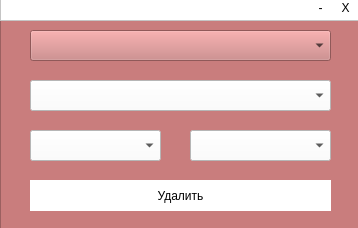
<?xml version="1.0" encoding="UTF-8"?>
<ui version="4.0">
 <class>MainWindow</class>
 <widget class="QMainWindow" name="MainWindow">
  <property name="geometry">
   <rect>
    <x>0</x>
    <y>0</y>
    <width>358</width>
    <height>228</height>
   </rect>
  </property>
  <property name="windowTitle">
   <string>Magic Photo</string>
  </property>
  <property name="layoutDirection">
   <enum>Qt::LeftToRight</enum>
  </property>
  <property name="autoFillBackground">
   <bool>false</bool>
  </property>
  <property name="styleSheet">
   <string notr="true">background-color: rgb(255, 255, 255);</string>
  </property>
  <property name="toolButtonStyle">
   <enum>Qt::ToolButtonIconOnly</enum>
  </property>
  <property name="tabShape">
   <enum>QTabWidget::Triangular</enum>
  </property>
  <widget class="QWidget" name="centralwidget">
   <widget class="QFrame" name="frame">
    <property name="geometry">
     <rect>
      <x>0</x>
      <y>20</y>
      <width>361</width>
      <height>211</height>
     </rect>
    </property>
    <property name="cursor">
     <cursorShape>ArrowCursor</cursorShape>
    </property>
    <property name="layoutDirection">
     <enum>Qt::LeftToRight</enum>
    </property>
    <property name="styleSheet">
     <string notr="true">background-color: rgb(201, 125, 125);</string>
    </property>
    <property name="frameShape">
     <enum>QFrame::StyledPanel</enum>
    </property>
    <property name="frameShadow">
     <enum>QFrame::Raised</enum>
    </property>
    <property name="lineWidth">
     <number>15</number>
    </property>
    <widget class="QComboBox" name="comboBox">
     <property name="geometry">
      <rect>
       <x>30</x>
       <y>10</y>
       <width>301</width>
       <height>31</height>
      </rect>
     </property>
     <property name="palette">
      <palette>
       <active>
        <colorrole role="Button">
         <brush brushstyle="SolidPattern">
          <color alpha="255">
           <red>255</red>
           <green>255</green>
           <blue>255</blue>
          </color>
         </brush>
        </colorrole>
        <colorrole role="Base">
         <brush brushstyle="SolidPattern">
          <color alpha="255">
           <red>255</red>
           <green>255</green>
           <blue>255</blue>
          </color>
         </brush>
        </colorrole>
        <colorrole role="Window">
         <brush brushstyle="SolidPattern">
          <color alpha="255">
           <red>255</red>
           <green>255</green>
           <blue>255</blue>
          </color>
         </brush>
        </colorrole>
       </active>
       <inactive>
        <colorrole role="Button">
         <brush brushstyle="SolidPattern">
          <color alpha="255">
           <red>255</red>
           <green>255</green>
           <blue>255</blue>
          </color>
         </brush>
        </colorrole>
        <colorrole role="Base">
         <brush brushstyle="SolidPattern">
          <color alpha="255">
           <red>255</red>
           <green>255</green>
           <blue>255</blue>
          </color>
         </brush>
        </colorrole>
        <colorrole role="Window">
         <brush brushstyle="SolidPattern">
          <color alpha="255">
           <red>255</red>
           <green>255</green>
           <blue>255</blue>
          </color>
         </brush>
        </colorrole>
       </inactive>
       <disabled>
        <colorrole role="Button">
         <brush brushstyle="SolidPattern">
          <color alpha="255">
           <red>255</red>
           <green>255</green>
           <blue>255</blue>
          </color>
         </brush>
        </colorrole>
        <colorrole role="Base">
         <brush brushstyle="SolidPattern">
          <color alpha="255">
           <red>255</red>
           <green>255</green>
           <blue>255</blue>
          </color>
         </brush>
        </colorrole>
        <colorrole role="Window">
         <brush brushstyle="SolidPattern">
          <color alpha="255">
           <red>255</red>
           <green>255</green>
           <blue>255</blue>
          </color>
         </brush>
        </colorrole>
       </disabled>
      </palette>
     </property>
     <property name="styleSheet">
      <string notr="true">QComboBox {
	background-color: rgb(255, 255, 255);
}
QComboBox::drop-arrrow
{
border : 2px solid green;
content: &quot;&gt;&quot;
}</string>
     </property>
    </widget>
    <widget class="QComboBox" name="comboBox_2">
     <property name="geometry">
      <rect>
       <x>30</x>
       <y>60</y>
       <width>301</width>
       <height>31</height>
      </rect>
     </property>
     <property name="styleSheet">
      <string notr="true">QComboBox {
	background-color: rgb(255, 255, 255);
}
QComboBox::drop-arrrow
{
border : 2px solid green;
}</string>
     </property>
    </widget>
    <widget class="QComboBox" name="comboBox_3">
     <property name="geometry">
      <rect>
       <x>30</x>
       <y>110</y>
       <width>131</width>
       <height>31</height>
      </rect>
     </property>
     <property name="styleSheet">
      <string notr="true">QComboBox {
	background-color: rgb(255, 255, 255);
}
QComboBox::drop-arrrow
{
border : 2px solid green;
}</string>
     </property>
    </widget>
    <widget class="QPushButton" name="pushButton_5">
     <property name="geometry">
      <rect>
       <x>30</x>
       <y>160</y>
       <width>301</width>
       <height>31</height>
      </rect>
     </property>
     <property name="styleSheet">
      <string notr="true">background-color: rgb(255, 255, 255);
border-radius: 0px</string>
     </property>
     <property name="text">
      <string>Удалить</string>
     </property>
    </widget>
    <widget class="QComboBox" name="comboBox_4">
     <property name="geometry">
      <rect>
       <x>190</x>
       <y>110</y>
       <width>141</width>
       <height>31</height>
      </rect>
     </property>
     <property name="styleSheet">
      <string notr="true">QComboBox {
	background-color: rgb(255, 255, 255);
}
QComboBox::drop-arrrow
{
border : 2px solid green;
}</string>
     </property>
    </widget>
   </widget>
   <widget class="QFrame" name="frame_2">
    <property name="geometry">
     <rect>
      <x>0</x>
      <y>-10</y>
      <width>361</width>
      <height>31</height>
     </rect>
    </property>
    <property name="styleSheet">
     <string notr="true">background-color: rgb(255, 255, 255);</string>
    </property>
    <property name="frameShape">
     <enum>QFrame::StyledPanel</enum>
    </property>
    <property name="frameShadow">
     <enum>QFrame::Raised</enum>
    </property>
    <widget class="QPushButton" name="pushButton_9">
     <property name="geometry">
      <rect>
       <x>310</x>
       <y>10</y>
       <width>21</width>
       <height>16</height>
      </rect>
     </property>
     <property name="styleSheet">
      <string notr="true">background-color: rgb(255, 255, 255);
border: none;</string>
     </property>
     <property name="text">
      <string>-</string>
     </property>
    </widget>
    <widget class="QPushButton" name="pushButton_10">
     <property name="geometry">
      <rect>
       <x>330</x>
       <y>10</y>
       <width>31</width>
       <height>16</height>
      </rect>
     </property>
     <property name="styleSheet">
      <string notr="true">background-color: rgb(255, 255, 255);
border: none;</string>
     </property>
     <property name="text">
      <string>Х</string>
     </property>
    </widget>
   </widget>
  </widget>
 </widget>
 <resources/>
 <connections/>
</ui>
